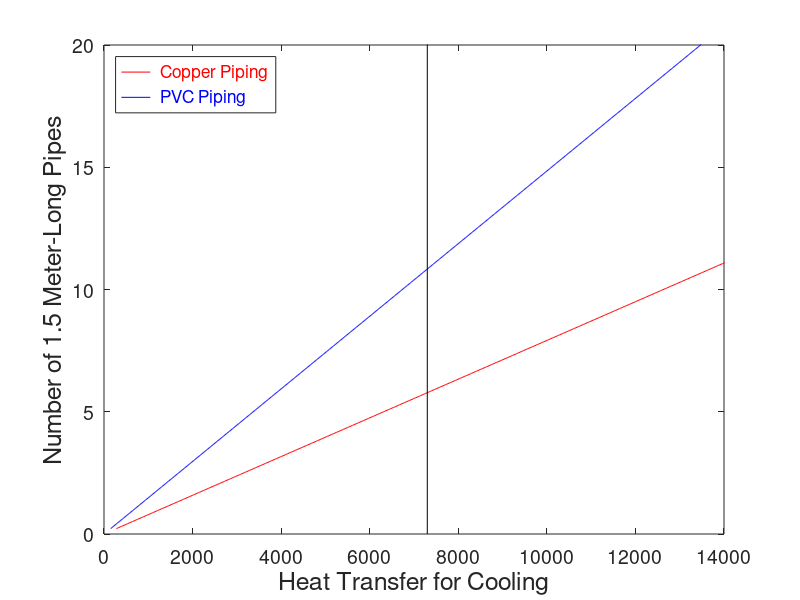

The MATLAB source for this figure: (Note: this script raises an error after producing the figure.)
clear all
close all

% Worst case scenario. Delta T constant
% Consider the effect of temperature difference between the cycle and the environments on the length, diameter, and number of
% pipes, the flow speeds in the tubes, and the mass of the heat exchanger. Consider at least two
% different pipe materials. 

% Provide plots and optionally tables to show all dependencies. Specify
% the design parameters of each of the two heat exchangers, and the expected temperature
% differences between the cycle and the environments. 

% Worst Case Scenario is at takeoff, refridgerator
Temperature_Environement = 273+50; % Environement Temperature at Apogee
Temperature_Pod = 273 + 20; % Environement Temperature at Takeoff
Length = 1; % Meters

Q_Takeoff_Aluminum = 14500; 

Convection_Coeff_R290 = (120)/1000;
Convection_Coeff_Air = 17;
Convection_Coeff_Copper = 398;
Convection_Coeff_PVC = .136;

Q_Copper = zeros(10000,1);
Q_PVC = zeros(10000,1);
i=1;
r = linspace(.01,10,10000);
for r1 = r
        
        Q_Copper(i) = (2*pi*(Temperature_Environement-Temperature_Pod)*(Length))/((1/(Convection_Coeff_R290*r1/.0008))+(log(1+(.0008/r1))/Convection_Coeff_Copper)+(1/(Convection_Coeff_Air/.0008*(r1+.0008))));
        Q_PVC(i) = (2*pi*(Temperature_Environement-Temperature_Pod)*(Length))/((1/(Convection_Coeff_R290*r1/.0008))+(log(1+(.0008/r1))/Convection_Coeff_PVC)+(1/(Convection_Coeff_Air/.0008*(r1+.0008))));
        i = i+1;
end

j=1;
for i = Q_Copper'
    if (i > Q_Takeoff_Aluminum) == 1
        x=j;
    else
        j= j+1;
    end
end
for i = Q_PVC'
    if (i > Q_Takeoff_Aluminum) == 1
        y=j;
    else
        j= j+1;
    end
end

mdot = .1475; %kg/s

R_total_Copper = r(x);
Num_Pipes_Copper = R_total_Copper/.03/1.5; % Length of pipe equals 1.5
v_Copper = mdot/(8960*pi*.03^2);
volume_Copper = pi*((.03+.0008)^2-.03^2)*1.5*Num_Pipes_Copper;
mass_Copper = 8960*volume_Copper;

R_total_PVC = r(y);
Num_Pipes_PVC = R_total_PVC/.03/1.5; % Length of pipe equals 1.5
v_PVC = mdot/(1380*pi*.03^2);
volume_PVC = pi*((.03+.0008)^2-.03^2)*1.5*Num_Pipes_PVC;
mass_PVC = 1380*volume_PVC;



Num_Pipes = r/.03/1.5; % Length of pipe equals 1.5;
figure(1)
plot(Q_Copper,Num_Pipes,'r')
hold on
plot(Q_PVC,Num_Pipes,'b')
xlim([0,14000])
ylim([0,20])
plot([7300,7300],[0,30],'k')
set(gca,'fontsize',14)
xlabel('Heat Transfer for Cooling','FontSize',18)
ylabel('Number of 1.5 Meter-Long Pipes','FontSize',18)
lgd = legend('\color{red} Copper Piping','\color{blue} PVC Piping','Location','northwest');
lgd.FontSize = 10;
text(7400,3,'Required Heat Transfer for Takeoff','Color','k','FontSize',9)
text(7400,2,'With a Mass Flow Rate = .1475 kg/s','Color','k','FontSize',9)
text(7400,5.5,strcat('Mass of Copper = ', num2str(mass_Copper)),'Color','red','FontSize',10)
text(2700,11.5,strcat('Mass of PVC = ', num2str(mass_PVC)),'Color','blue','FontSize',10)


